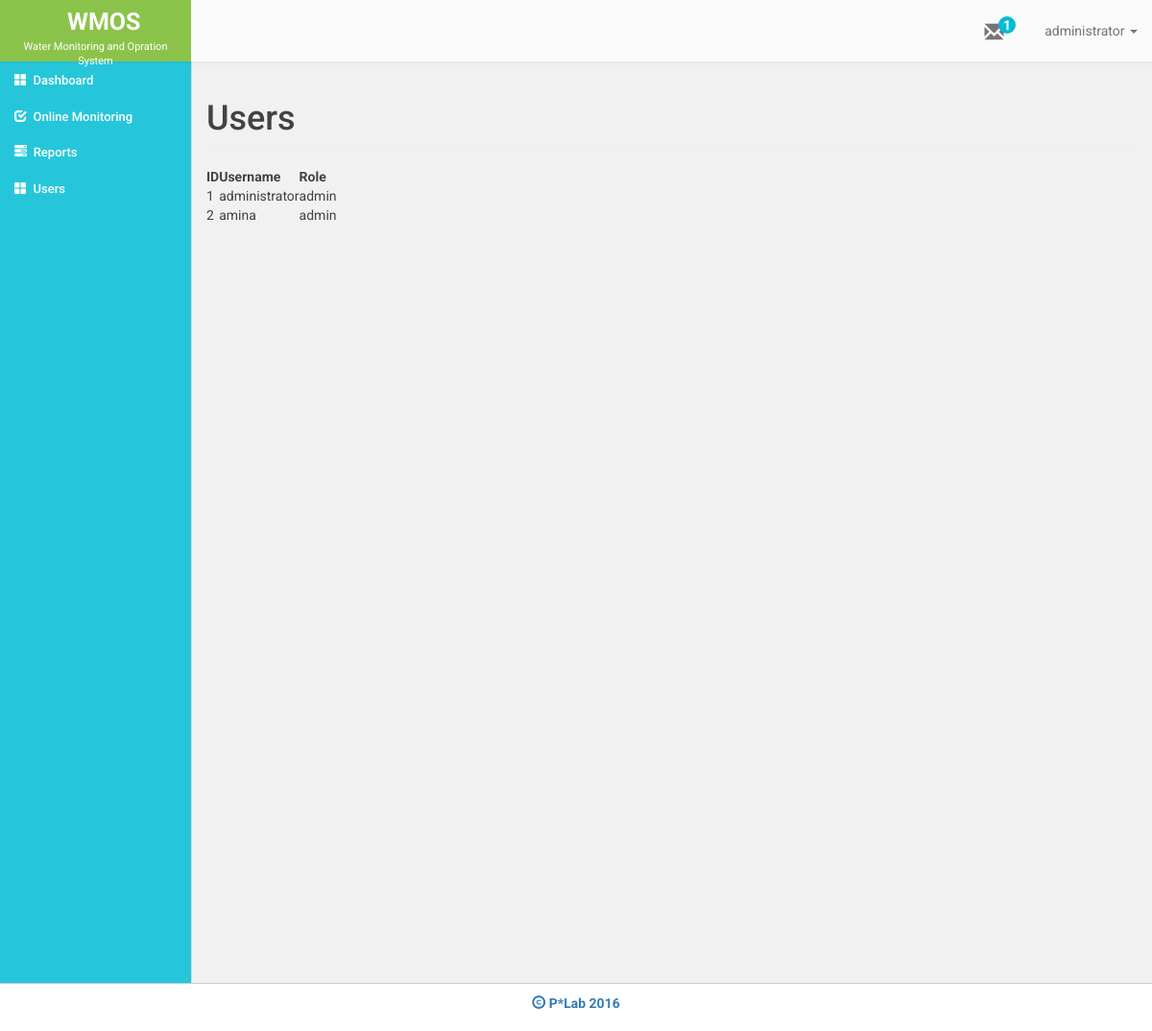
Page /users.php (signed in) on the committed database.
### tables this page shows
CREATE TABLE `user` (
  `id` int(11) NOT NULL,
  `username` varchar(100) NOT NULL,
  `password` text NOT NULL,
  `role` varchar(100) NOT NULL
);

### functions/query.func.php (called while the page is built, shortened)
<?php
function getAll($table=""){
	global $conn;
	$sql = "SELECT * FROM $table";
	$result = mysqli_query($conn,$sql) or die(mysqli_error($conn));
	while ($row = mysqli_fetch_assoc($result)) {
		$data[] = $row;
	}
	return $data;
}
 ?>

### users.php (the view, shortened to what this page needs)
<?php
include 'database.php';
include 'functions/query.func.php';
$u = getAll('user');
?>
<!DOCTYPE html>
<html>
<head>
	<?php include "includes/_csslinks.php"; ?>
</head>
<body>
	<?php include 'includes/_header.php'; ?>
	<div class= "container-fluid">
		<div class="row" id="page">
			<?php include "includes/_sidebar.php"; ?>
			<div class="col-md-10">
				<h1 class="page-header">Users</h1>
				<div class="row">
					<div class="col-md-12">
						<table class="display compact" id="sms-table">
		                    <thead>
	                            <tr>
	                                <th>ID</th>
	                                <th>Username</th>
	                                <th>Role</th>
	                            </tr>
	                        </thead>
	                        <tbody>
	                        	<?php
	                        		$i = 1;
	                        		if ($u):
		                        		foreach ($u as $key => $user):
	                        	 ?>
		                            <tr>
		                                <td><?php echo $i++ ?></td>
		                                <td><?php echo $user['username'] ?></td>
		                                <td><?php echo $user['role'] ?></td>
		                            </tr>
	                            <?php
										endforeach;
		                           	endif;
	                             ?>
	                        </tbody>
	                    </table>
					</div>
				</div>
			</div>
		</div>
		 <?php include "includes/_footer.php"; ?>
	</div>
<?php include "includes/_jslinks.php"; ?>
</body>
</html>

### includes/_csslinks.php (shortened to what this page needs)
<!DOCTYPE html>
<html>
<head>
	<link rel="stylesheet" type="text/css" href="styles/bootstrap/css/bootstrap.min.css">
	<link rel="stylesheet" type="text/css" href="styles/bootstrap/css/bootstrap-theme.min.css">
	<link rel="stylesheet" type="text/css" href="styles/majismain.css">
	<link rel="stylesheet" type="text/css" href="https://cdn.datatables.net/s/dt/dt-1.10.10/datatables.min.css"/>
</head>
<body>
</body>
</html>

### includes/_header.php (shortened to what this page needs)
<nav class="navbar navbar-default navbar-fixed-top" id="nav-boss">
	<div class="container-fluid">
		<div class="col-md-2 row logo-box">
			<div class="logo-box-title">
				WMOS
			</div>
			<div class="logo-box-name">
				Water Monitoring and Opration System
			</div>
		</div>
	    <ul class="nav navbar-nav navbar-right">
	    	<li>
	    		<a href="">
		    		<span class="glyphicon glyphicon-envelope"></span>
		    		<span class="badge">1</span>
	    		</a>
	    	</li>
			<li class="dropdown">
				<a href="#" class="dropdown-toggle" data-toggle="dropdown" role="button" aria-haspopup="true" aria-expanded="false">
					<?php echo $_SESSION['username']; ?>
					<span class="caret"></span>
				</a>
			</li>
		</ul>
	  </div>
</nav>

### includes/_sidebar.php (shortened to what this page needs)
<div class="col-md-2 sidebar" id="side-bar">
	<div class="panel-group" id="accordion" role="tablist" aria-multiselectable="true">
		<div class="panel panel-default">
			<div class="panel-heading" role="tab" id="headingOne">
				<h4 class="panel-title">
					<a role="button" data-toggle="collapse" data-parent="#accordion" href="#x" aria-expanded="false" aria-controls="x">
					<span class="glyphicon glyphicon-th-large"> </span>&nbsp;&nbsp;<a href="index.php">Dashboard</a>
				</a>
				</h4>
			</div>
		</div>
		<div class="panel panel-default">
			<div class="panel-heading" role="tab" id="headingOne">
				<h4 class="panel-title">
					<a role="button" data-toggle="collapse" data-parent="#accordion" href="#collapseOne" aria-expanded="false" aria-controls="collapseOne">
						<span class="glyphicon glyphicon-check"></span>&nbsp;&nbsp;Online Monitoring
					</a>
				</h4>
			</div>
		</div>
		<div class="panel panel-default">
			<div class="panel-heading" role="tab" id="headingTwo">
				<h4 class="panel-title">
					<a class="collapsed" role="button" data-toggle="collapse" data-parent="#accordion" href="#collapseTwo" aria-expanded="true" aria-controls="collapseTwo">
						<span class="glyphicon glyphicon-tasks"></span>&nbsp;&nbsp;Reports
					</a>
				</h4>
			</div>
		</div>
		<div class="panel panel-default">
			<div class="panel-heading" role="tab" id="headingOne">
				<h4 class="panel-title">
					<a role="button" data-toggle="collapse" data-parent="#accordion" href="#x" aria-expanded="false" aria-controls="x">
					<span class="glyphicon glyphicon-th-large"> </span>&nbsp;&nbsp;<a href="users.php">Users</a>
				</a>
				</h4>
			</div>
		</div>
	</div>
</div>

### includes/_footer.php
<div class="row">
	        <footer>
	        	<div class="copyright">
					<span class="glyphicon glyphicon-copyright-mark"> </span>
					P*Lab 2016
				</div>
			</footer>
		</div>

### includes/_jslinks.php (shortened to what this page needs)
<link rel="stylesheet" href="//code.jquery.com/ui/1.11.4/themes/smoothness/jquery-ui.css">

### styles/majismain.css (style rules this page uses)
body { font-family: 'Roboto', sans-serif; font-size: 14px; color: #424242; }
.logo-box { background-color: #8BC34A; height: 64px; width: 17%; padding-top: 5px; }
.logo-box-title { color: #fff; font-weight: bold; font-size: 25px; padding-left: 55px; }
.logo-box-name { color: #fff; font-size: 11px; text-align: center; }
.navbar { min-height: 64px; border: none; }
.navbar-default { background-image: none; background-color: #FAFAFA; border-radius: 0px; }
.navbar-default .navbar-nav>li>a { color: #757575; padding-top: 22px; }
.navbar-default .navbar-nav .glyphicon { font-size: 20px; }
.navbar-default .navbar-nav .glyphicon-envelope { z-index: -1; }
.navbar-default .navbar-nav .badge { font-size: 14px; margin-top: -25px; margin-left: -9px; padding: 2px 5px; background-color: #00BCD4; }
.sidebar { background-color:#26c6da; padding-left: 0px; padding-right: 0px; border-right: 1px solid #d8d7d7; height: 120vh; overflow: hidden; }
#side-bar .glyphicon { color: #fff; }
#side-bar .panel { border-radius: 0px; margin-top: 0px; border:none; box-shadow: none; -webkit-box-shadow:none; }
#side-bar .panel-title a { color: #fff; text-decoration: none; font-size: 13px; }
#side-bar .panel-default { border-radius: 0px; margin-top: 0px; border-color: transparent; }
#side-bar .panel-heading { background-color: #26c6da; background-image: none; border-radius: 0px; border-bottom: none; }
#page { min-height: 80vh; margin-top: 64px; background-color: #F1F1F1; }
footer { height: 50px; border-top: solid 1px #cecece; }
.copyright { padding-top: 10px; text-align: center; color: #337ab7; font-weight: bold; font-size: 14px; }

### rows in the picture
user: username "administrator", role "admin"
user: username "amina", role "admin"

### other values in the picture
$_SESSION['username'] "administrator"
